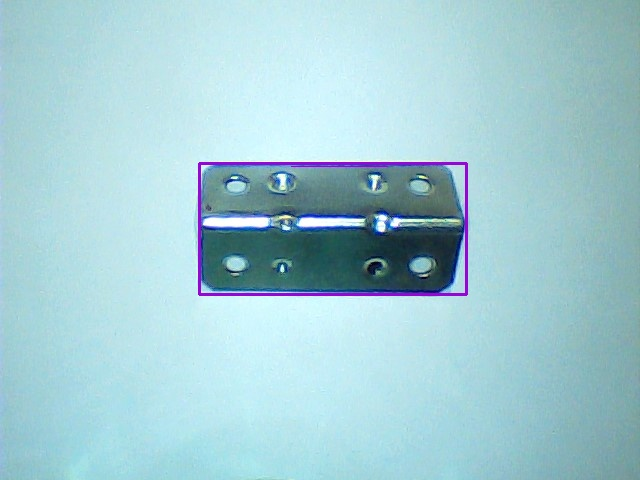
#> input picture assets/baseImage.jpg, 640 x 480 px
$ python -i pca.py   (imports and definitions only)
#> lines starting #> are read from the running program, lines starting #| are printed output that depends on the picture; after the words box and inside, x2 and y2 are one past the last pixel; in counts of white or black regions, pixels touching at a corner belong together
#> further down, picture is the input picture: shape (480, 640, 3); mean B, G, R 212, 204.1, 163.7
import cv2 as cv
import numpy as np
from math import atan2, cos, sin, sqrt, pi


def pcaTransform(image, drawContours=False):

    # Convert image to grayscale
#> called with drawContours = False
    gray = cv.cvtColor(image, cv.COLOR_BGR2GRAY)
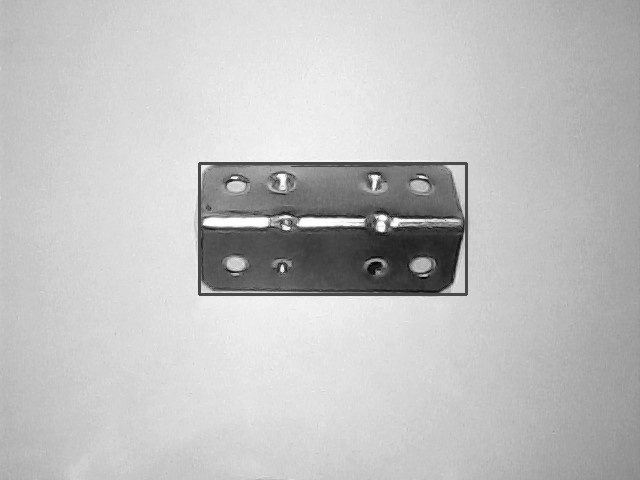
#> gray: shape (480, 640); min 2, max 255, mean 192.9

    # Convert image to binary
    _, bw = cv.threshold(gray, 50, 255, cv.THRESH_BINARY | cv.THRESH_OTSU)
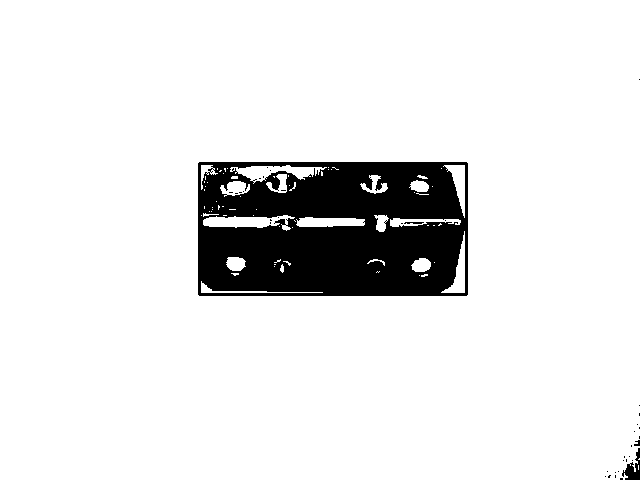
#> bw: shape (480, 640); 90% white; 38 black regions (34 under 20 px)
    contours, hierarchy = cv.findContours(bw, cv.RETR_LIST, cv.CHAIN_APPROX_NONE)
#> contours = 121 contours, 103 with area under 20; largest, box (x1, y1, x2, y2) and area: (0, 0, 640, 480) 305745, (197, 161, 469, 297) 36577, (203, 215, 295, 231) 707, (230, 165, 327, 184) 689, (296, 217, 365, 227) 495

    for i, c in enumerate(contours):

        # Calculate the area of each contour
        area = cv.contourArea(c)

        # Ignore contours that are too small or too large
        if area < 1e2 or 1e5 < area:
            continue

        # Draw each contour only for visualisation purposes
        if drawContours:

            cv.drawContours(image, contours, i, (0, 0, 255), 2)

        # Find the orientation of each shape
        angle = getOrientation(c, image)
#> this loop made 121 passes
#> (area, sz in getOrientation, mean in getOrientation, eigenvectors in getOrientation, eigenvalues in getOrientation, cntr in getOrientation, angle) on passes 17, 29, 30, 31, 49, 50, 52: (118, 256, [[258.2, 291.2]], [[1, 0.0262], [-0.0262, 1]], [1337.4, 2.79], (258, 291), 0.0262), (190, 48, [[420.8, 264.8]], [[0.975, -0.222], [0.222, 0.975]], [39.12, 23.42], (420, 264), -0.224), (198.5, 49, [[235.3, 263.1]], [[0.983, 0.184], [-0.184, 0.983]], [40.6, 24.95], (235, 263), 0.186), (409, 150, [[458.9, 267.1]], [[-0.2, 0.98], [0.98, 0.2]], [403.1, 24.67], (458, 267), 1.77), (290, 170, [[426.9, 221.3]], [[1, -0.0163], [0.0163, 1]], [488.7, 5.76], (426, 221), -0.0163), (495, 148, [[329.6, 221.7]], [[1, -0.00171], [0.00171, 1]], [442.5, 13.07], (329, 221), -0.00171), (139.5, 51, [[380.5, 221.7]], [[0.0476, 0.999], [0.999, -0.0476]], [33.19, 17.31], (380, 221), 1.52)
#> area on pass 39: 53

    angleDegree = angle * (180 / pi)
#> angleDegree = 0

    return image, angleDegree

def getOrientation(pts, img, optDrawAxis=False, optDrawCircle=False):

    sz = len(pts)
    data_pts = np.empty((sz, 2), dtype=np.float64)

    for i in range(data_pts.shape[0]):

        data_pts[i, 0] = pts[i, 0, 0]
        data_pts[i, 1] = pts[i, 0, 1]

    # Perform PCA analysis
    mean = np.empty((0))
    mean, eigenvectors, eigenvalues = cv.PCACompute2(data_pts, mean)

    # Store the center of the object
    cntr = (int(mean[0, 0]), int(mean[0, 1]))

    if optDrawCircle:

        cv.circle(img, cntr, 3, (255, 0, 255), 2)
        p1 = (
            cntr[0] + 0.02 * eigenvectors[0, 0] * eigenvalues[0, 0],
            cntr[1] + 0.02 * eigenvectors[0, 1] * eigenvalues[0, 0])

        p2 = (
            cntr[0] - 0.02 * eigenvectors[1, 0] * eigenvalues[1, 0],
            cntr[1] - 0.02 * eigenvectors[1, 1] * eigenvalues[1, 0])

    if optDrawAxis:

        drawAxis(img, cntr, p1, (0, 0, 255), 1)
        drawAxis(img, cntr, p2, (0, 255, 0), 5)

    angle = atan2(eigenvectors[0, 1], eigenvectors[0, 0])  # orientation in radians

    return angle

def drawAxis(img, p_, q_, colour, scale):

    p = list(p_)
    q = list(q_)

    angle = atan2(p[1] - q[1], p[0] - q[0])  # angle in radians
    hypotenuse = sqrt((p[1] - q[1]) * (p[1] - q[1]) + (p[0] - q[0]) * (p[0] - q[0]))

    # Here we lengthen the arrow by a factor of scale
    q[0] = p[0] - scale * hypotenuse * cos(angle)
    q[1] = p[1] - scale * hypotenuse * sin(angle)

    cv.line(img, (int(p[0]), int(p[1])), (int(q[0]), int(q[1])), colour, 1, cv.LINE_AA)

    # create the arrow hooks
    p[0] = q[0] + 9 * cos(angle + pi / 4)
    p[1] = q[1] + 9 * sin(angle + pi / 4)

    cv.line(img, (int(p[0]), int(p[1])), (int(q[0]), int(q[1])), colour, 1, cv.LINE_AA)

    p[0] = q[0] + 9 * cos(angle - pi / 4)
    p[1] = q[1] + 9 * sin(angle - pi / 4)

    cv.line(img, (int(p[0]), int(p[1])), (int(q[0]), int(q[1])), colour, 1, cv.LINE_AA)

>>> import cv2
>>> picture = cv2.imread('../../assets/baseImage.jpg')
>>> result = pcaTransform(picture)
